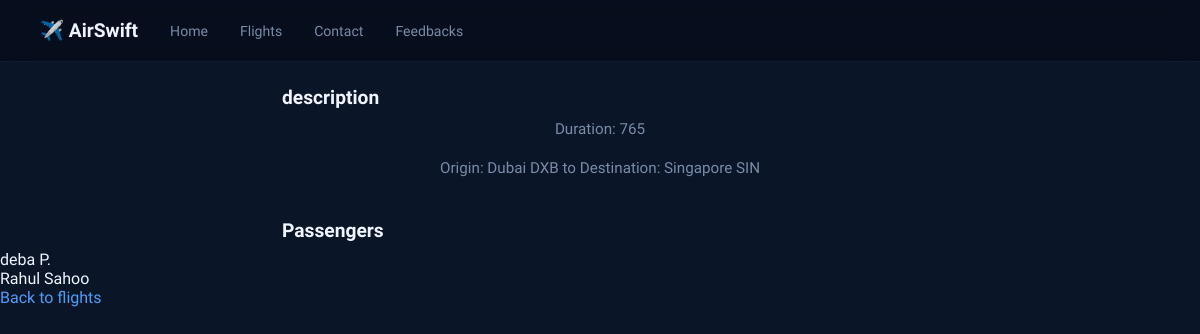
The page /passengers/1 on the database as committed earlier.
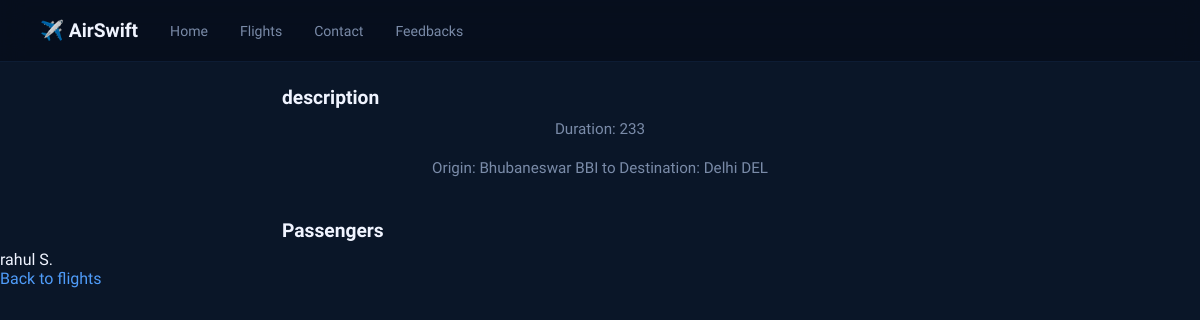
The same page on the database as committed later.
### mesy/models.py (models this page shows, shortened)
class Flight(models.Model):
    origin = models.ForeignKey(City, on_delete=models.CASCADE, related_name="depature")
    destination = models.ForeignKey(City, on_delete=models.CASCADE, related_name="arrivals")
    duration = models.IntegerField()

class City(models.Model):
    city = models.CharField(max_length=64)
    code = models.CharField(max_length=64)
    def __str__(self):
        return f"{self.city} {self.code}"

class Passenger(models.Model):
    first_name = models.CharField(max_length=64)
    last_name = models.CharField(max_length=64)
    flight = models.ManyToManyField(Flight, related_name = "passengers", blank=True)
    def __str__(self):
        return f"{self.first_name} {self.last_name} "

### mesy/views.py (the view)
# urls.py: path("passengers/<int:flight_id>", views.flight, name="passenger"),
def flight(request, flight_id):
    flight = Flight.objects.get(pk=flight_id)
    passengers = flight.passengers.all()
    return render(request, "mesy/passenger.html", {"flight":flight, "passengers":passengers})

### mesy/templates/mesy/passenger.html
{% extends 'mesy/layout.html' %}
{% block body %}
    <h2>description</h2>
        <p>Duration: {{ flight.duration }}</p>
        <p>Origin: {{ flight.origin }} to Destination: {{ flight.destination }}</p>
    <h2>Passengers</h2>
    {% for pass in passengers %}
        <li style="list-style-type: none;">{{ pass }}</li>
        {% empty %}
        <li style="list-style-type: none;">No Passengers</li>
    {% endfor %}
    <a href="{% url 'all_flight' %}">Back to flights</a>
{% endblock %}

Rows that differ between the two databases and show on the page:
no longer on this page (row unchanged): Passenger: first_name+last_name "deba P."
changed Flight: duration "765" → "233"; origin "Dubai DXB" → "Bhubaneswar BBI"; destination "Singapore SIN" → "Delhi DEL"
changed Passenger: first_name+last_name "Rahul Sahoo" → "rahul S."
